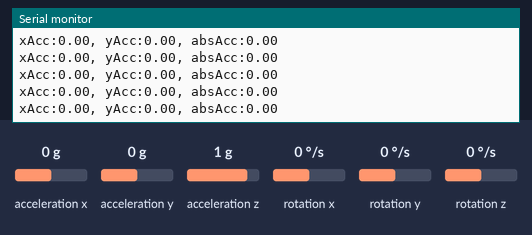
The sketch below on a simulated Arduino Uno, built with avr-gcc and run on an emulated ATmega328P. Shown: the last lines printed to the serial monitor. Wiring (inferred from the names in the program): MPU-6050 motion sensor at I2C address 0x68. Inputs (shaded band) come from the test bench; at power-on: acceleration x 0 g, acceleration y 0 g, acceleration z 1 g, rotation x 0 °/s, rotation y 0 °/s, rotation z 0 °/s.

Above: at 1.2 s.
1.3 s: acceleration x set to -1.4 g
At 2.1 s:
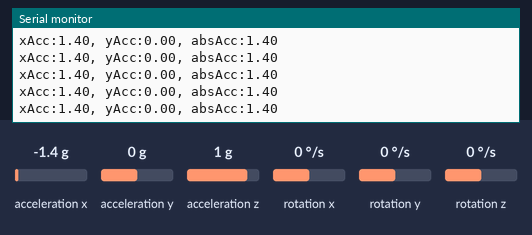
4.3 s: acceleration y set to -1.4 g
At 5.2 s:
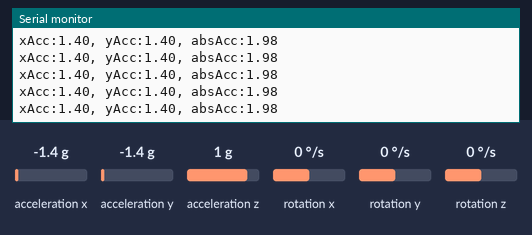
7.3 s: acceleration x set to -0.8 g
At 8.3 s:
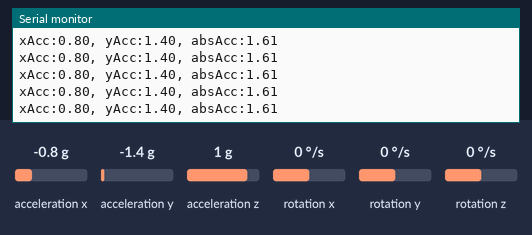
Timing chart, 0 to 10.3 s (numbered marks = the images above; inputs shaded):
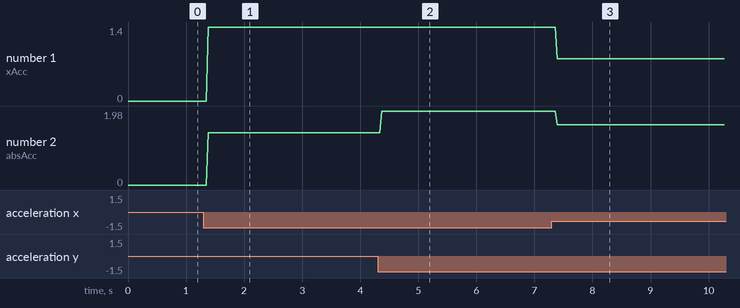

The sketch:

Seismometer.ino
```cpp
// Library for the Accelerometer
#include<Wire.h>

// This initializes the memory address that the MPU6050 will send data to for the I2C protocol
const int MPU_addr=0x68;
// This initializes some variables for the accelerometer
int16_t AcX,AcY; // The variables are for the accelerations in different axis the data is read in binary

// The main setup loop
void setup(){

  // The following lines of code initialize the transmission of the MPU6050 data
  Wire.begin();
  Wire.beginTransmission(MPU_addr);
  // The data will be written to this address
  Wire.write(0x6B);
  Wire.write(0);
  Wire.endTransmission(true);

  // Sets communication rate between devices to 9600 BAUD
  Serial.begin(9600);

}
void loop(){

// Begin the transmission for the data from the MPU6050
Wire.beginTransmission(MPU_addr);
Wire.write(0x3B);
Wire.endTransmission(false);
Wire.requestFrom(MPU_addr,14,true);

// This reads the specific acceleration data from the Accelerometer
float wireAccX=Wire.read()<<8|Wire.read();
float wireAccY=Wire.read()<<8|Wire.read();

// This is used to convert the data from the accelerometer into
// a form that is commonly used (Gs)
float xAcc = abs((wireAccX / 16384));
float yAcc = abs((wireAccY / 16384));

float absAcc = sqrt(pow(xAcc, 2) + pow(yAcc, 2));

// The folowing code is used to print values to the serial monitor and plotter
Serial.print("xAcc:");
Serial.print(xAcc);
Serial.print(", ");

Serial.print("yAcc:");
Serial.print(yAcc);
Serial.print(", ");

Serial.print("absAcc:");
Serial.print(absAcc);
Serial.println();
}
```

Measured:
- after the input at 1.3 s, the serial monitor: prints a new line after 0.09 s (image 1)
- after the input at 4.3 s, the serial monitor: prints a new line after 0.07 s (image 2)
- after the input at 7.3 s, the serial monitor: prints a new line after 0.09 s (image 3)
- plotted number 1: 0 → 1.4 after the input at 1.3 s, 1.4 → 0.8 after the input at 7.3 s
- plotted number 2: 0 → 1.4 after the input at 1.3 s, 1.4 → 1.98 after the input at 4.3 s, 1.98 → 1.61 after the input at 7.3 s
